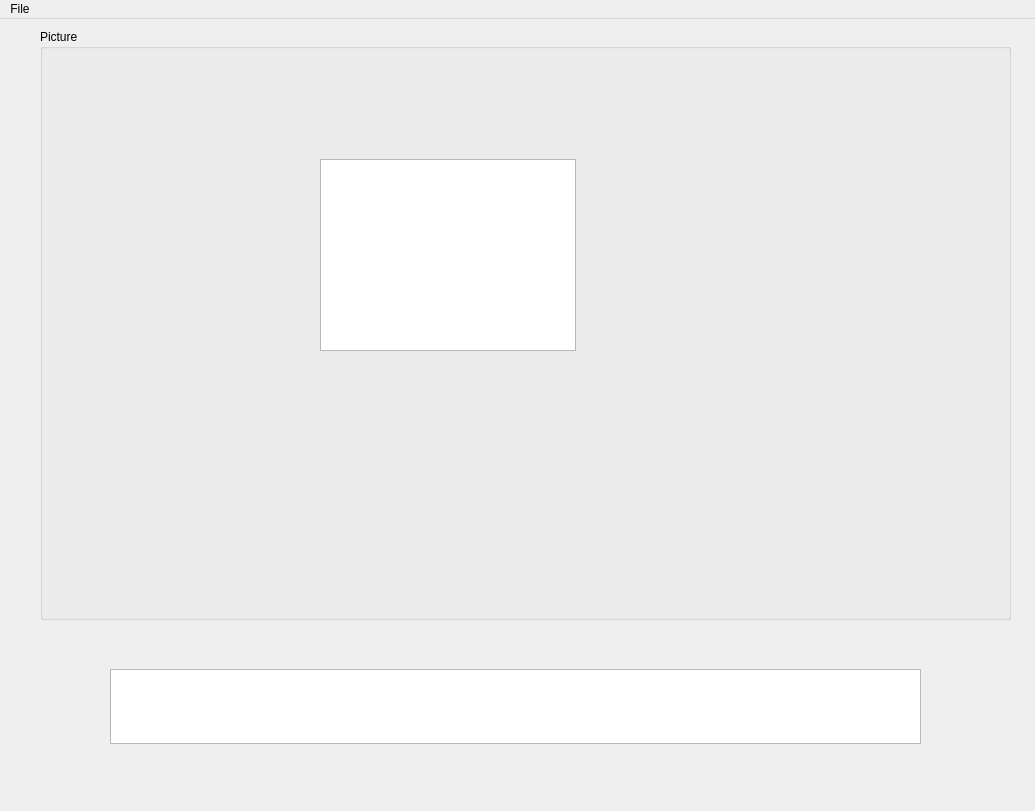
<?xml version="1.0" encoding="UTF-8"?>
<ui version="4.0">
 <class>MainWindow</class>
 <widget class="QMainWindow" name="MainWindow">
  <property name="geometry">
   <rect>
    <x>0</x>
    <y>0</y>
    <width>1035</width>
    <height>811</height>
   </rect>
  </property>
  <property name="windowTitle">
   <string>MainWindow</string>
  </property>
  <property name="dockNestingEnabled">
   <bool>false</bool>
  </property>
  <widget class="QWidget" name="centralWidget">
   <widget class="QTextEdit" name="textEdit">
    <property name="geometry">
     <rect>
      <x>110</x>
      <y>650</y>
      <width>811</width>
      <height>75</height>
     </rect>
    </property>
   </widget>
   <widget class="QGroupBox" name="groupBox">
    <property name="geometry">
     <rect>
      <x>40</x>
      <y>10</y>
      <width>971</width>
      <height>591</height>
     </rect>
    </property>
    <property name="title">
     <string>Picture</string>
    </property>
    <widget class="QGraphicsView" name="graphicsView">
     <property name="geometry">
      <rect>
       <x>280</x>
       <y>130</y>
       <width>256</width>
       <height>192</height>
      </rect>
     </property>
    </widget>
   </widget>
  </widget>
  <widget class="QMenuBar" name="menuBar">
   <property name="geometry">
    <rect>
     <x>0</x>
     <y>0</y>
     <width>1035</width>
     <height>23</height>
    </rect>
   </property>
   <widget class="QMenu" name="menuFile">
    <property name="title">
     <string>File</string>
    </property>
    <addaction name="actionOpen"/>
   </widget>
   <addaction name="menuFile"/>
  </widget>
  <action name="actionOpen">
   <property name="text">
    <string>Open</string>
   </property>
  </action>
 </widget>
 <layoutdefault spacing="6" margin="11"/>
 <resources/>
 <connections/>
</ui>
